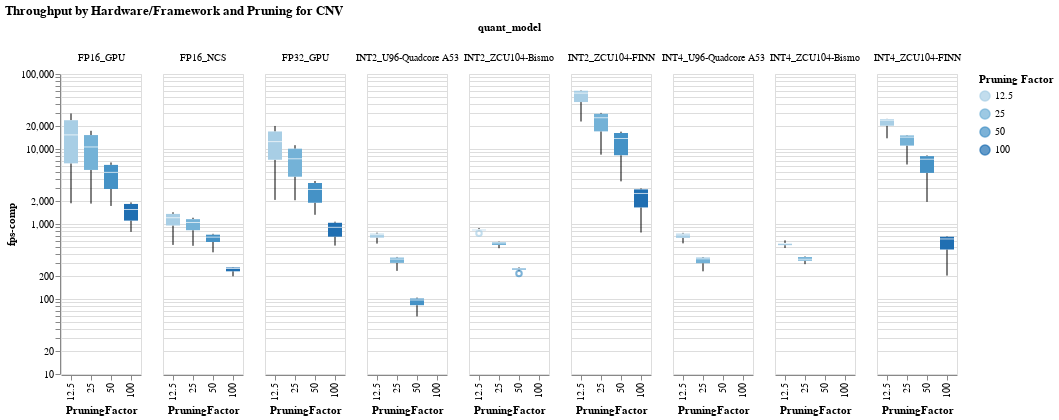

Source (notebook cell):
### Code cell
#hide_input
#%run scripts/altair_plots.py  #run the plot script if it wasn't previously run
boxplot(df= cnv_df, 
        yaxis= "fps-comp", 
        title= "Throughput by Hardware/Framework and Pruning for CNV")

### Figure 1 — Vega-Lite specification as saved in the notebook (floating-point values rounded to 4 significant figures; data arrays with more than 128 entries replaced by an {"elided": "..."} marker saying what was removed)
{"config": {"view": {"continuousWidth": 400, "continuousHeight": 300}}, "data": {"name": "data-dd9496d7bb509b5f1ac26f5cd3013056"}, "facet": {"column": {"type": "nominal", "field": "quant_model"}}, "spec": {"mark": "boxplot", "encoding": {"color": {"type": "ordinal", "field": "PruningFactor", "title": "Pruning Factor"}, "x": {"type": "ordinal", "field": "PruningFactor"}, "y": {"type": "quantitative", "field": "fps-comp", "scale": {"type": "log"}, "title": "fps-comp"}}, "selection": {"selector009": {"type": "interval", "bind": "scales", "encodings": ["x", "y"]}}}, "title": "Throughput by Hardware/Framework and Pruning for CNV", "$schema": "https://vega.github.io/schema/vega-lite/v4.0.2.json", "datasets": {"data-dd9496d7bb509b5f1ac26f5cd3013056": {"elided": "250 records"}}}
